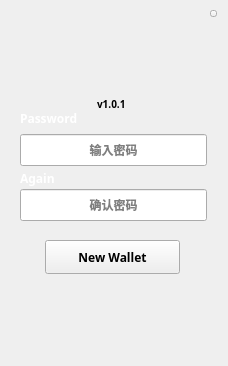
<?xml version="1.0" encoding="UTF-8"?>
<ui version="4.0">
 <class>FirstLogin</class>
 <widget class="QWidget" name="FirstLogin">
  <property name="geometry">
   <rect>
    <x>0</x>
    <y>0</y>
    <width>228</width>
    <height>366</height>
   </rect>
  </property>
  <property name="font">
   <font>
    <family>Microsoft YaHei UI Light</family>
    <weight>75</weight>
    <bold>true</bold>
   </font>
  </property>
  <property name="windowTitle">
   <string>FirstLogin</string>
  </property>
  <widget class="QLineEdit" name="pwdLineEdit2">
   <property name="geometry">
    <rect>
     <x>20</x>
     <y>189</y>
     <width>187</width>
     <height>32</height>
    </rect>
   </property>
   <property name="font">
    <font>
     <family>Microsoft YaHei UI Light</family>
    </font>
   </property>
   <property name="cursor">
    <cursorShape>IBeamCursor</cursorShape>
   </property>
   <property name="contextMenuPolicy">
    <enum>Qt::DefaultContextMenu</enum>
   </property>
   <property name="styleSheet">
    <string notr="true"/>
   </property>
   <property name="echoMode">
    <enum>QLineEdit::Password</enum>
   </property>
   <property name="alignment">
    <set>Qt::AlignCenter</set>
   </property>
   <property name="placeholderText">
    <string>确认密码</string>
   </property>
  </widget>
  <widget class="QToolButton" name="createBtn">
   <property name="geometry">
    <rect>
     <x>45</x>
     <y>240</y>
     <width>135</width>
     <height>34</height>
    </rect>
   </property>
   <property name="font">
    <font>
     <family>Microsoft YaHei UI Light</family>
    </font>
   </property>
   <property name="cursor">
    <cursorShape>PointingHandCursor</cursorShape>
   </property>
   <property name="focusPolicy">
    <enum>Qt::NoFocus</enum>
   </property>
   <property name="styleSheet">
    <string notr="true"/>
   </property>
   <property name="text">
    <string>New Wallet</string>
   </property>
  </widget>
  <widget class="QToolButton" name="closeBtn">
   <property name="geometry">
    <rect>
     <x>210</x>
     <y>10</y>
     <width>7</width>
     <height>7</height>
    </rect>
   </property>
   <property name="cursor">
    <cursorShape>PointingHandCursor</cursorShape>
   </property>
   <property name="focusPolicy">
    <enum>Qt::NoFocus</enum>
   </property>
   <property name="text">
    <string/>
   </property>
  </widget>
  <widget class="QLineEdit" name="pwdLineEdit">
   <property name="geometry">
    <rect>
     <x>20</x>
     <y>134</y>
     <width>187</width>
     <height>32</height>
    </rect>
   </property>
   <property name="font">
    <font>
     <family>Microsoft YaHei UI Light</family>
    </font>
   </property>
   <property name="contextMenuPolicy">
    <enum>Qt::DefaultContextMenu</enum>
   </property>
   <property name="styleSheet">
    <string notr="true"/>
   </property>
   <property name="echoMode">
    <enum>QLineEdit::Password</enum>
   </property>
   <property name="alignment">
    <set>Qt::AlignCenter</set>
   </property>
   <property name="placeholderText">
    <string>输入密码</string>
   </property>
   <property name="clearButtonEnabled">
    <bool>false</bool>
   </property>
  </widget>
  <widget class="QLabel" name="tipLabel">
   <property name="geometry">
    <rect>
     <x>25</x>
     <y>219</y>
     <width>180</width>
     <height>20</height>
    </rect>
   </property>
   <property name="font">
    <font>
     <family>Microsoft YaHei UI Light</family>
    </font>
   </property>
   <property name="styleSheet">
    <string notr="true">color: rgb(255,34,76);</string>
   </property>
   <property name="text">
    <string/>
   </property>
   <property name="alignment">
    <set>Qt::AlignLeading|Qt::AlignLeft|Qt::AlignVCenter</set>
   </property>
  </widget>
  <widget class="QLabel" name="label_version">
   <property name="geometry">
    <rect>
     <x>97</x>
     <y>94</y>
     <width>80</width>
     <height>20</height>
    </rect>
   </property>
   <property name="font">
    <font>
     <pointsize>-1</pointsize>
    </font>
   </property>
   <property name="styleSheet">
    <string notr="true">font-size: 10px;</string>
   </property>
   <property name="text">
    <string>v1.0.1</string>
   </property>
  </widget>
  <widget class="QLabel" name="welcome">
   <property name="geometry">
    <rect>
     <x>72</x>
     <y>82</y>
     <width>78</width>
     <height>15</height>
    </rect>
   </property>
   <property name="font">
    <font>
     <family>黑体</family>
     <pointsize>16</pointsize>
    </font>
   </property>
   <property name="styleSheet">
    <string notr="true"/>
   </property>
   <property name="text">
    <string/>
   </property>
  </widget>
  <widget class="QLabel" name="label">
   <property name="geometry">
    <rect>
     <x>20</x>
     <y>110</y>
     <width>71</width>
     <height>16</height>
    </rect>
   </property>
   <property name="styleSheet">
    <string notr="true">font: 10px &quot;微软雅黑&quot;;
color:white;</string>
   </property>
   <property name="text">
    <string>Password</string>
   </property>
  </widget>
  <widget class="QLabel" name="label_2">
   <property name="geometry">
    <rect>
     <x>20</x>
     <y>170</y>
     <width>71</width>
     <height>16</height>
    </rect>
   </property>
   <property name="styleSheet">
    <string notr="true">font: 10px &quot;微软雅黑&quot;;
color:white;</string>
   </property>
   <property name="text">
    <string>Again</string>
   </property>
  </widget>
 </widget>
 <layoutdefault spacing="6" margin="11"/>
 <resources/>
 <connections/>
</ui>
